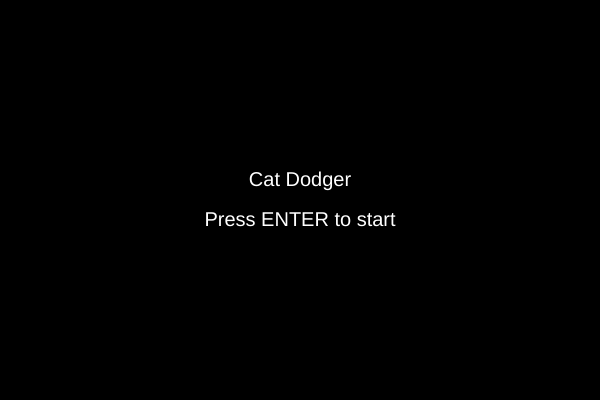
Frame 1 (no input)
Frame 60 (no input): identical to frame 1, image omitted
Frame 120 (the mouse pressed at the canvas centre since frame 60): identical to frame 1, image omitted

The p5.js sketch that drew this single still picture (run headless with seeded random() and noise() and a simulated clock; from frame 60 on, the mouse is pressed at the canvas centre):

// p5.js sketch
// ── sketch.js
let cat;
let obstacles = [];
let gameOver = false;
let gameStarted = false;
let stamina = 100;
let winTime = 1800; // Time to survive to win, in frames

function setup() {
  createCanvas(600, 400);
  cat = new Cat();
  textSize(20);
  textAlign(CENTER, CENTER);
}

function draw() {
  background(0); // Set background to black

  if (!gameStarted) {
    showTitleScreen();
    return;
  }

  if (gameOver) {
    showGameOverScreen();
    return;
  }

  // Update and display the cat
  cat.update();
  cat.display();

  // Handle obstacles
  manageObstacles();

  // Display and update stamina
  drawStaminaBar();

  // Check win condition
  if (frameCount >= winTime) {
    gameOver = true;
    fill(0, 255, 0);
    text("YOU WIN!", width / 2, height / 2);
  }
}

function manageObstacles() {
  if (frameCount % 60 === 0) {
    obstacles.push(new Obstacle());
  }

  for (let i = obstacles.length - 1; i >= 0; i--) {
    obstacles[i].update();
    obstacles[i].display();

    if (obstacles[i].hits(cat)) {
      gameOver = true;
      fill(255, 0, 0);
      text("YOU LOSE!", width / 2, height / 2);
      noLoop(); // Stop drawing frames
    }

    if (obstacles[i].offscreen()) {
      obstacles.splice(i, 1);
    }
  }
}

function keyPressed() {
  if (keyCode === ENTER) {
    if (!gameStarted || gameOver) {
      resetGame();
    }
  }
}

function showTitleScreen() {
  fill(255);
  text("Cat Dodger", width / 2, height / 2 - 20);
  text("Press ENTER to start", width / 2, height / 2 + 20);
}

function showGameOverScreen() {
  text(" YOU WIN!!!!! . Press ENTER to restart", width / 2, height / 2);
}

function resetGame() {
  gameStarted = true;
  gameOver = false;
  obstacles = [];
  stamina = 100;
  frameCount = 0; // Reset frame count for timing the game
  loop(); // Restart the drawing loop
}

function drawStaminaBar() {
  fill(50);
  rect(10, 10, 100, 20);
  fill(0, 255, 0);
  rect(10, 10, stamina, 20);
}

function Cat() {
  this.x = width / 2;
  this.y = height - 50;
  this.width = 50;
  this.height = 50;

  this.display = function() {
    fill(255, 0, 0);
    ellipse(this.x, this.y, this.width, this.height);
  };

  this.update = function() {
    if (keyIsDown(LEFT_ARROW) && this.x > 0) {
      this.x -= 5;
      stamina = max(0, stamina - 0.5);
    }
    if (keyIsDown(RIGHT_ARROW) && this.x < width) {
      this.x += 5;
      stamina = max(0, stamina - 0.5);
    }
    if (stamina < 100) stamina += 0.2; // Recharge stamina when not moving
  };
}

function Obstacle() {
  this.x = random(width);
  this.y = 0;
  this.size = random(20, 40);

  this.display = function() {
    fill(255);
    rect(this.x, this.y, this.size, this.size);
  };

  this.update = function() {
    this.y += 5;
  };

  this.hits = function(cat) {
    return (cat.x < this.x + this.size && cat.x + cat.width > this.x &&
            cat.y < this.y + this.size && cat.y + cat.height > this.y);
  };

  this.offscreen = function() {
    return this.y > height;
  };
}
